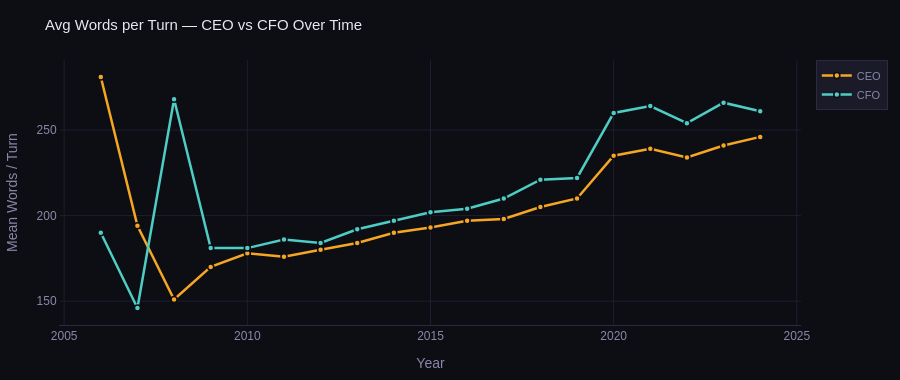

The code cell stored with this chart in its notebook:
### Code cell
# ── 2d. Talk-time share: CEO vs CFO per year ──────────────────────────────────
# Aggregate to year × role — never plot raw rows
talk_time = (
    eda[eda['role'].isin(['CEO','CFO'])]
       .groupby(['call_year','role'])['word_count']
       .mean()
       .reset_index(name='mean_words')
)

fig = go.Figure()
for role, color in [('CEO', GOLD), ('CFO', TEAL)]:
    d = talk_time[talk_time['role'] == role].sort_values('call_year')
    fig.add_trace(go.Scatter(
        x=d['call_year'], y=d['mean_words'].round(0),
        mode='lines+markers', name=role,
        line=dict(color=color, width=2.5),
        marker=dict(color=color, size=6, line=dict(color=BG, width=1.5)),
    ))
theme(fig, 'Avg Words per Turn — CEO vs CFO Over Time', 'Year', 'Mean Words / Turn', h=380)
fig.show()

### Figure 1 — Plotly figure (JSON) as saved in the notebook; plotly's stock layout.template omitted (floating-point values rounded to 4 significant figures)
{"data": [{"line": {"color": "#f5a623", "width": 2.5}, "marker": {"color": "#f5a623", "line": {"color": "#0d0d14", "width": 1.5}, "size": 6}, "mode": "lines+markers", "name": "CEO", "type": "scatter", "x": [2006, 2007, 2008, 2009, 2010, 2011, 2012, 2013, 2014, 2015, 2016, 2017, 2018, 2019, 2020, 2021, 2022, 2023, 2024], "y": [281.0, 194.0, 151.0, 170.0, 178.0, 176.0, 180.0, 184.0, 190.0, 193.0, 197.0, 198.0, 205.0, 210.0, 235.0, 239.0, 234.0, 241.0, 246.0]}, {"line": {"color": "#4ecdc4", "width": 2.5}, "marker": {"color": "#4ecdc4", "line": {"color": "#0d0d14", "width": 1.5}, "size": 6}, "mode": "lines+markers", "name": "CFO", "type": "scatter", "x": [2006, 2007, 2008, 2009, 2010, 2011, 2012, 2013, 2014, 2015, 2016, 2017, 2018, 2019, 2020, 2021, 2022, 2023, 2024], "y": [190.0, 146.0, 268.0, 181.0, 181.0, 186.0, 184.0, 192.0, 197.0, 202.0, 204.0, 210.0, 221.0, 222.0, 260.0, 264.0, 254.0, 266.0, 261.0]}], "layout": {"font": {"color": "#e8e8f0", "family": "sans-serif", "size": 12}, "height": 380, "legend": {"bgcolor": "#1a1a28", "bordercolor": "#2a2a42", "borderwidth": 1, "font": {"color": "#8888aa", "size": 11}}, "margin": {"b": 50, "l": 60, "r": 30, "t": 60}, "paper_bgcolor": "#0d0d14", "plot_bgcolor": "#0d0d14", "title": {"font": {"color": "#e8e8f0", "size": 15}, "text": "Avg Words per Turn — CEO vs CFO Over Time"}, "xaxis": {"gridcolor": "#1e1e30", "linecolor": "#2a2a42", "tickcolor": "#2a2a42", "tickfont": {"color": "#8888aa"}, "title": {"font": {"color": "#8888aa"}, "text": "Year"}}, "yaxis": {"gridcolor": "#1e1e30", "linecolor": "rgba(0,0,0,0)", "tickfont": {"color": "#8888aa"}, "title": {"font": {"color": "#8888aa"}, "text": "Mean Words / Turn"}}}}
